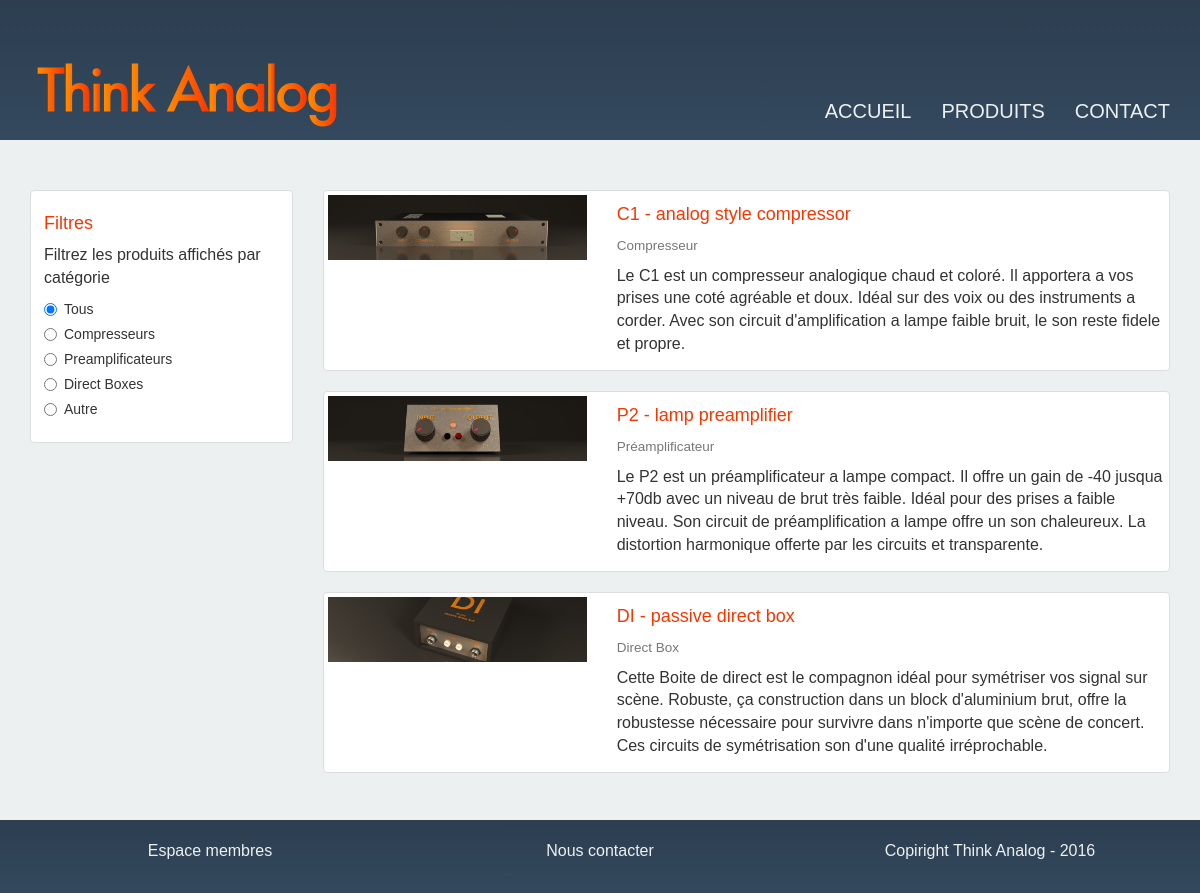
/products.php, run on the app's committed database.
### tables this page shows
CREATE TABLE `products` (
  `id_product` int(11) NOT NULL,
  `name` varchar(255) NOT NULL,
  `header` longtext NOT NULL,
  `description` longtext NOT NULL
);

CREATE TABLE `images` (
  `id_image` int(11) NOT NULL,
  `title` varchar(255) NOT NULL,
  `src` varchar(255) NOT NULL,
  `idx_product` int(11) NOT NULL
);

CREATE TABLE `categorys` (
  `id_category` int(11) NOT NULL,
  `category` varchar(60) NOT NULL,
  `idx_product` int(11) NOT NULL
);

### products.php (the view, shortened to what this page needs)
<?php
  $errors     = array();
  require_once "includes/connectbd.php";
  if (!$req = $dbconn->prepare("
                                SELECT products.id_product, products.name, products.header, images.title, images.src, categorys.category
                                FROM products
                                INNER JOIN images ON products.id_product=images.idx_product
                                INNER JOIN categorys ON products.id_product=categorys.idx_product
                                ")) {
    $errors['preparation'] = "Erreur de preparation de la requete";
  }
  if (!$req->execute()) {
    $errors['execution'] = "Erreur d'execution de la requete";
  }
  $res = $req->get_result();
  $row = $res->fetch_all();
?>
<?php require "includes/headernav.php"; ?>
<section id="products">
  <div class="container">
    <div class="row section-first">
      <div class="col-sm-3">
        <div class="thumbnail">
          <div class="caption">
            <h4>Filtres</h4>
            <p>Filtrez les produits affichés par catégorie</p>
            <div class="radio">
              <label>
                <input type="radio" name="optionsRadios" id="optionsRadios1" value="all" checked>
                Tous
              </label>
            </div>
            <div class="radio">
              <label>
                <input type="radio" name="optionsRadios" id="optionsRadios1" value="Compresseur">
                Compresseurs
              </label>
            </div>
            <div class="radio">
              <label>
                <input type="radio" name="optionsRadios" id="optionsRadios2" value="Préamplificateur">
                Preamplificateurs
              </label>
            </div>
            <div class="radio">
              <label>
                <input type="radio" name="optionsRadios" id="optionsRadios2" value="Direct Box">
                Direct Boxes
              </label>
            </div>
            <div class="radio">
              <label>
                <input type="radio" name="optionsRadios" id="optionsRadios2" value="Autre">
                Autre
              </label>
            </div>
          </div>
        </div>
      </div>
      <div id="products-display" class="col-sm-9 section-last-big">
        <?php foreach ($row as $key): ?>
          <div class="thumbnail">
            <div class="row">
              <div class="col-sm-4 product-img-small">
                <a href="product.php?productid=<?= $key[0] ?>">
                  <img src="<?= $key[4] ?>" title="<?= $key[3] ?>">
                </a>
              </div>
              <div class="col-sm-8">
                <a href="product.php?productid=<?= $key[0] ?>">
                  <h4><?= $key[1] ?></h4>
                </a>
                <h4><small><?= $key[5] ?></small></h4>
                <p><?= $key[2] ?></p>
              </div>
            </div>
          </div>
        <?php endforeach; ?>
      </div>
    </div>
  </div>
</section>
<?php
$footercollant = true;
require "includes/footer.php"; ?>

### includes/headernav.php (shortened to what this page needs)
<!doctype html>
<html>
  <head>
    <link href="bootstrap3/css/bootstrap.min.css" rel="stylesheet" />
    <link href="css/app.css" rel="stylesheet" />
  </head>
  <body>
    <nav class="navbar navbar-default navbar-static-top">
      <div class="container navbar-height">
        <div class="navbar-header navbar-height">
          <a class="navbar-brand navbar-height" href="index.php">
            <img src="img/logo.svg" alt="logo" class="navbar-brand-img">
          </a>
        </div>
        <div class="collapse navbar-collapse" id="nav-nav-mobile">
          <ul class="nav navbar-nav navbar-right">
            <li><a class="navbar-link-big" href="index.php">ACCUEIL</a></li>
            <li><a class="navbar-link-big" href="products.php">PRODUITS</a></li>
            <li><a class="navbar-link-big" href="contact.php">CONTACT</a></li>
          </ul>
        </div>
      </div>
    </nav>

### includes/footer.php (shortened to what this page needs)
    <footer class="dark-footer <?php if(isset($footercollant)){ echo "navbar-fixed-bottom";} ?>">
      <div class="container">
        <div class="row padding-20">
          <div class="col-sm-4">
            <p class="col-inverse text-center"><a href="admin/admin.php">Espace membres</a></p>
          </div>
          <div class="col-sm-4">
            <p class="col-inverse text-center"><a href="contact.php">Nous contacter</a></p>
          </div>
          <div class="col-sm-4">
            <p class="col-inverse text-center">Copiright Think Analog - 2016</p>
          </div>
        </div>
      </div>
    </footer>
  </body>
</html>

### css/app.css (style rules this page uses)
body { height: 100%; font-family: "HelveticaNeueLTSd Md", "Helvetica", "Arial", sans-serif; background-color: #ecf0f1; }
p { font-size: 16px; }
a { text-decoration: none; color: #ecf0f1; transition-duration: 0.3s; }
h4 { color: #f83600 !important; }
.dark-footer { background: #2c3e50; background: -webkit-linear-gradient(#2c3e50, #34495e); background: -o-linear-gradient(#2c3e50, #34495e); background: -moz-linear-gradient(#2c3e50, #34495e); background: linear-gradient(#2c3e50, #34495e); }
.padding-20 { padding-top: 20px; padding-bottom: 20px; }
.col-inverse { color: #ecf0f1 !important; }
.section-first { margin-top: 50px; }
.section-last-big { margin-bottom: 100px; }
footer { width: 100%; }
.navbar { height: 140px; margin-bottom: 0px; border-bottom: 0px; background: #2c3e50; background: -webkit-linear-gradient(#2c3e50, #34495e); background: -o-linear-gradient(#2c3e50, #34495e); background: -moz-linear-gradient(#2c3e50, #34495e); background: linear-gradient(#2c3e50, #34495e); }
.navbar-default .navbar-nav>li>a { color: #ecf0f1; }
.navbar-height { height: 140px; }
@media (min-width: 768px) { .navbar-nav { padding-top: 86px; } }
.navbar-collapse { border-top: none; }
.navbar-link-big { font-size: 20px; }
.navbar-collapse { background: #2c3e50; background: -webkit-linear-gradient(#2c3e50, #34495e); background: -o-linear-gradient(#2c3e50, #34495e); background: -moz-linear-gradient(#2c3e50, #34495e); background: linear-gradient(#2c3e50, #34495e); }
.navbar-brand-img { height: 70px; }
.navbar-brand { padding: 20px; padding-top: 60px; }

### data on the page
products: images.src (picture), name "C1 - analog style compressor", categorys.category "Compresseur", header "Le C1 est un compresseur analogique chaud et coloré. Il apportera a vos prises une coté agréable et doux. Idéal sur des voix ou des instruments a corder. Avec son circuit d'amplification a lampe faible bruit, le son reste fidele et propre."
products: images.src (picture), name "P2 - lamp preamplifier", categorys.category "Préamplificateur", header "Le P2 est un préamplificateur a lampe compact. Il offre un gain de -40 jusqua +70db avec un niveau de brut très faible. Idéal pour des prises a faible niveau. Son circuit de préamplification a lampe offre un son chaleureux. La distortion harmonique offerte par les circuits et transparente."
products: images.src (picture), name "DI - passive direct box", categorys.category "Direct Box", header "Cette Boite de direct est le compagnon idéal pour symétriser vos signal sur scène. Robuste, ça construction dans un block d'aluminium brut, offre la robustesse nécessaire pour survivre dans n'importe que scène de concert. Ces circuits de symétrisation son d'une qualité irréprochable."
